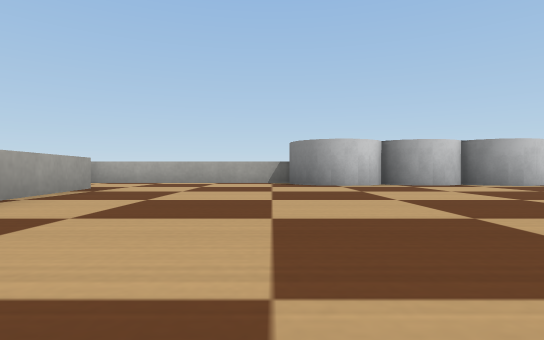
view 1 (above)

18 first-person views from a walk through a world built for the Webots simulator. The camera is 0.03 m above the floor, looks level and sees 80° across. The floor is counted in squares, 0.1 m on a side. Each view is taken from the middle of a square. On the plan, view 1 faces up. The plan holds only what a view shows up to about 9 squares ahead; the rest is blank. The robots in the file are not drawn. Webots' stock objects and surfaces are drawn as simple stand-ins.

view 2
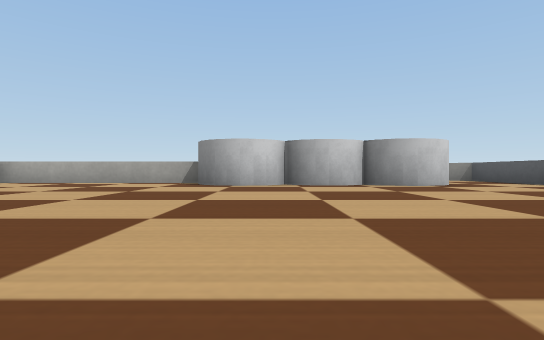

view 3
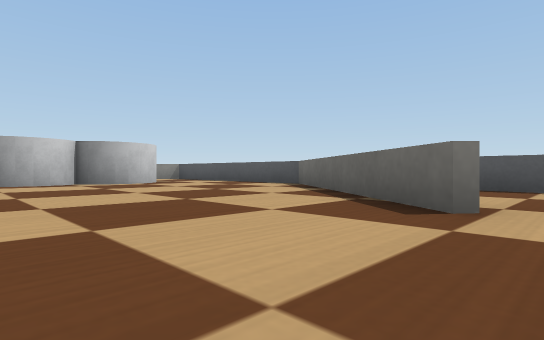

view 4
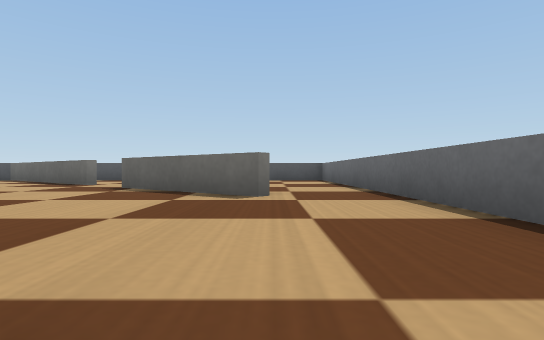

view 5
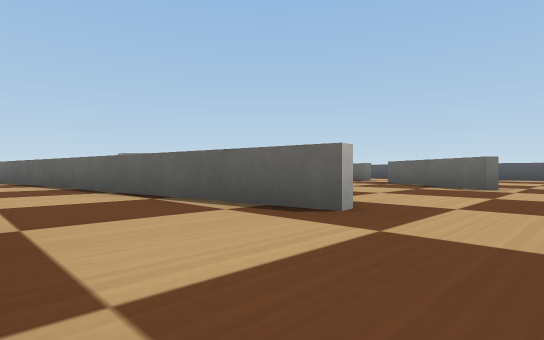

view 6
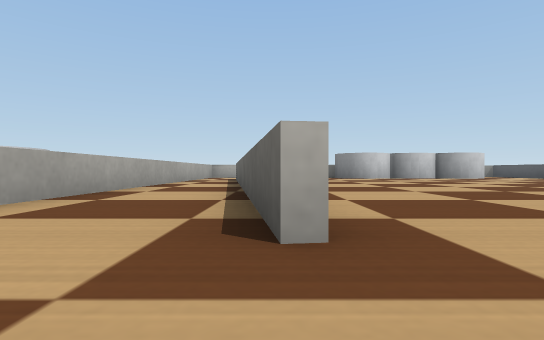

view 7
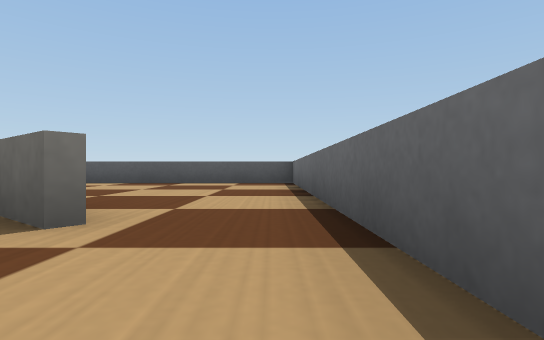

view 8
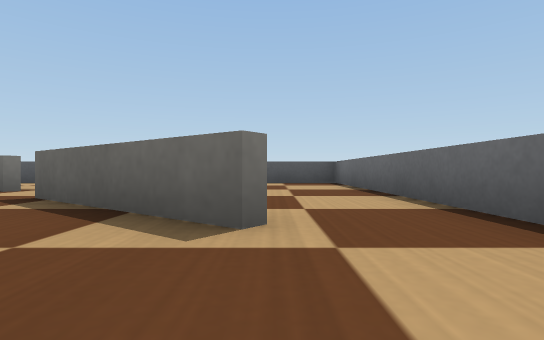

view 9
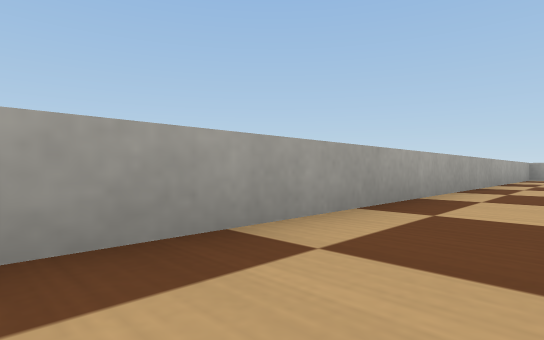

view 10
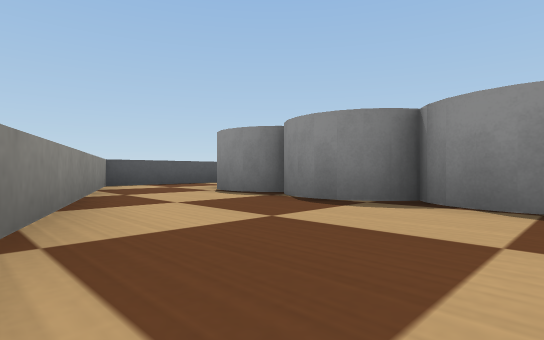

view 11
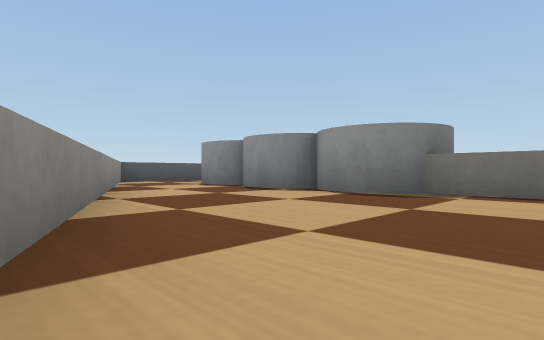

view 12
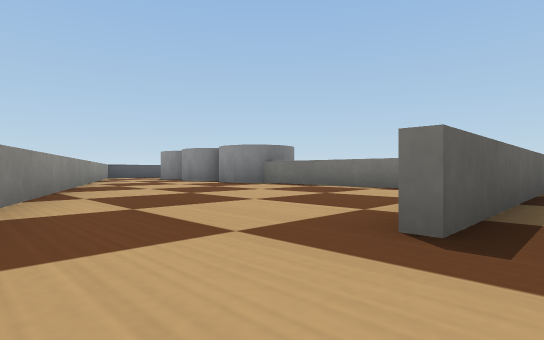

view 13
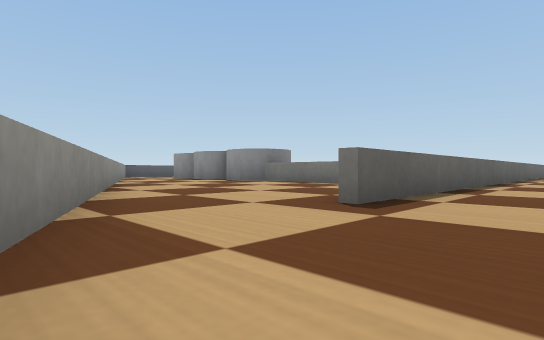

view 14
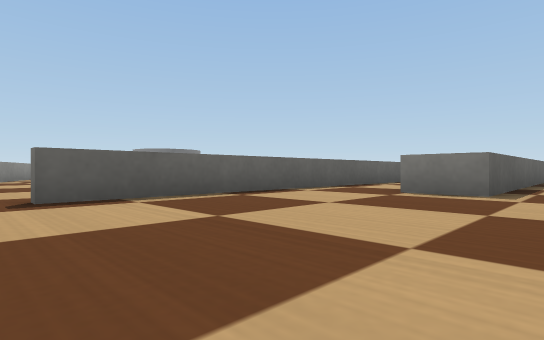

view 15
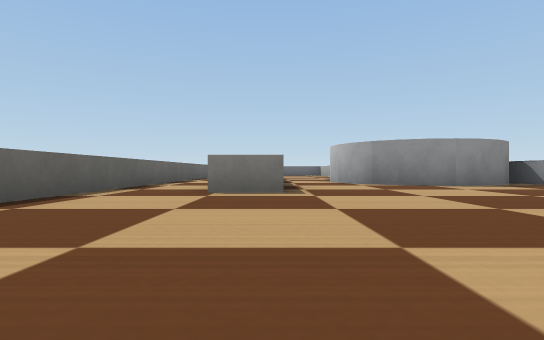

view 16
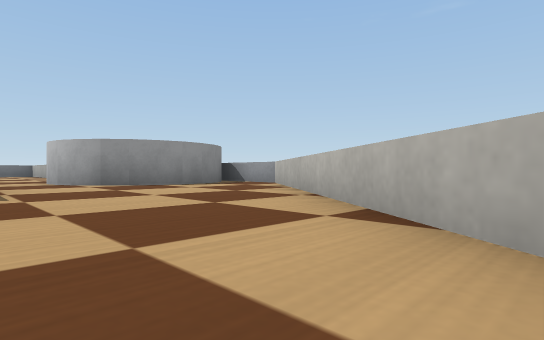

view 17
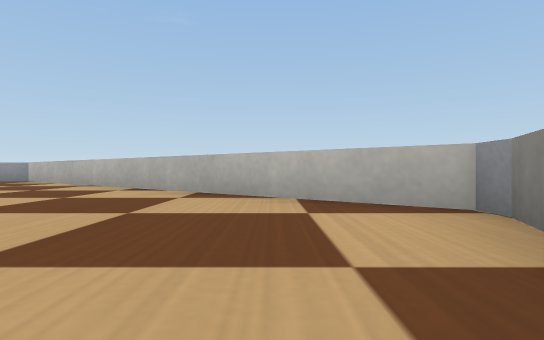

view 18
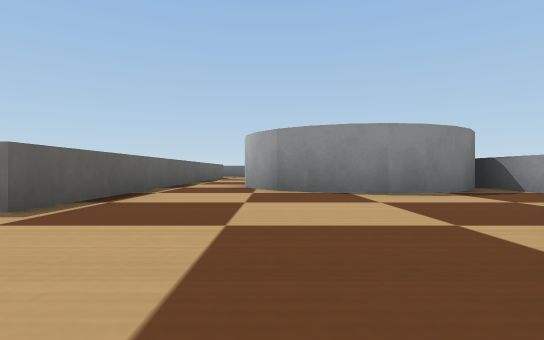

### Floor plan
Ten units are one square. View 1 is at (0, 0); x grows to the right and y downward. Boxes are objects, and circles mark ways between rooms. Rooms are numbered by the first view taken in them; rooms with no view inside come last. Other rooms are left out.
<svg viewBox="-130 -150 210 210">
<path fill="none" stroke="#000" d="M44 3 75 -38 75 -89M16 39 35 15M-20 38 -31 -51M-29 -53 -26 -31M5 -75 -43 -75 -43 40M-2 55 75 55 75 -19M-28 -77 5 -77M75 -89 -1 -120M-1 -120 -52 -141M-52 -141 -61 -145 -64 -145 -125 -66M-72 -25 -72 -77 -61 -77M-45 -29 -45 -115"/>
<rect x="5" y="-85" width="20" height="30" fill="#bbb"><title>white cylinder</title></rect>
<rect x="25" y="-85" width="10" height="20" fill="#bbb"><title>white cylinder</title></rect>
<rect x="35" y="-85" width="20" height="30" fill="#bbb"><title>white cylinder</title></rect>
<circle cx="35" cy="-80" r="3" fill="#2a7"/>
<circle cx="-25" cy="-110" r="3" fill="#2a7"/>
<circle cx="-50" cy="-125" r="3" fill="#2a7"/>
<text x="20" y="-10">1</text>
<text x="10" y="-90">2</text>
<text x="-30" y="-120">3</text>
<text x="-80" y="-90">4</text>
</svg>
Room 1 opens to room 2. Room 2 opens to room 3. Room 3 opens to room 4.

Where each view was taken, in squares from view 1:
view 1: 0 up, 0 right, facing up
view 2: 0 up, 2 right, facing up
view 3: 1 down, 2 right, facing up-right
view 4: 4 down, 2 left, facing right
view 5: 5 down, 4 left, facing up-right
view 6: 5 down, 2 left, facing up
view 7: 5 down, 0 right, facing right
view 8: 4 down, 0 right, facing right
view 9: 4 down, 3 left, facing up-left
view 10: 11 up, 1 right, facing down-right
view 11: 12 up, 1 left, facing down-right
view 12: 13 up, 5 left, facing down-right
view 13: 14 up, 6 left, facing down-right
view 14: 12 up, 8 left, facing down-right
view 15: 12 up, 7 left, facing down
view 16: 12 up, 7 left, facing down-left
view 17: 13 up, 4 left, facing left
view 18: 10 up, 9 left, facing down
